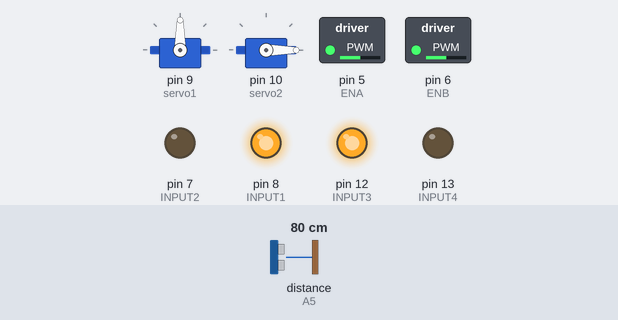
Simulated run of this sketch. Board: Arduino Uno, built with avr-gcc and run on an emulated ATmega328P. On the bench: 2 × servo, switched loads named in the sketch (green lamp = pin HIGH), output pins drawn as LEDs (lit = HIGH). Wiring (inferred from the names in the program): ultrasonic range finder: trigger A4; echo A5. Dashed ring = blinking. The test bench sets the inputs (shaded band); at power-on: distance to the obstacle (sensor on A5) 80 cm. The echo pulse lasts 58.3 µs per cm; pins used as bus, display or sensor lines are not drawn.

Above: at 5.1 s.
5.2 s: distance to the obstacle (sensor on A5) set to 29 cm
6.7 s: distance to the obstacle (sensor on A5) set to 24 cm
At 7.86 s:
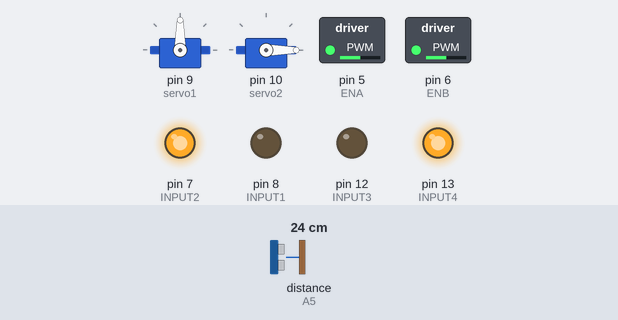
At 8.5 s:
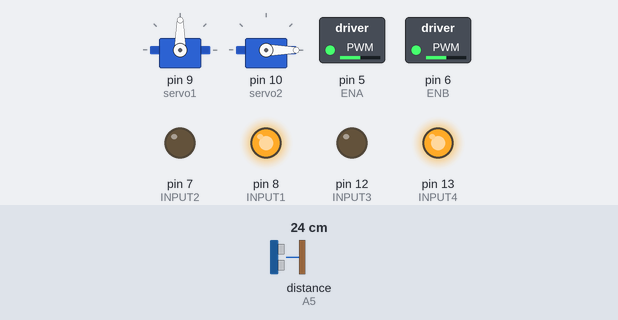
9.7 s: distance to the obstacle (sensor on A5) set to 2 cm
At 12.1 s:
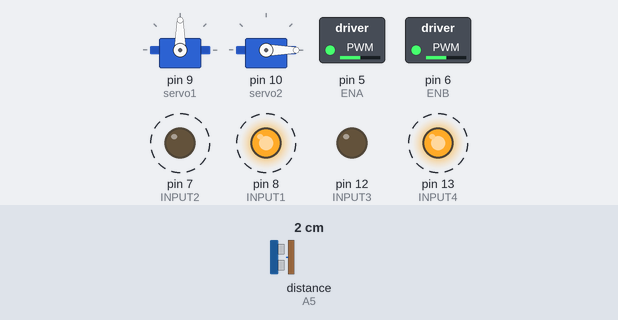
12.7 s: distance to the obstacle (sensor on A5) set to 4 cm
Timing chart, 0 to 16.7 s (numbered marks = the images above; inputs shaded):
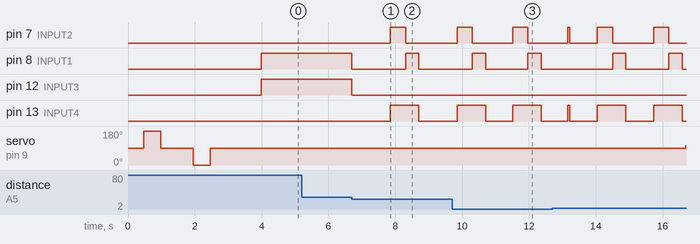

Measured:
- the behaviour switches between 26 and 25 cm on distance to the obstacle (sensor on A5) (found by bisection; images 0 and 1)
- after the input at 6.7 s, pin 7 (INPUT2): LOW → HIGH after 1.2 s, → LOW 0.45 s later; pin 8 (INPUT1): HIGH → LOW at once, → HIGH 1.6 s later, → LOW 0.40 s later; pin 12 (INPUT3): HIGH → LOW at once; pin 13 (INPUT4): LOW → HIGH after 1.2 s, → LOW 0.85 s later
- after the input at 12.7 s, servo on pin 9 (servo1): 90° → 103° after 4.0 s

The sketch:

mykuman_test.ino
```cpp
#include <Servo.h>
#include <Chrono.h>

int ENA = 5;
int ENB = 6;
int INPUT1 = 8;
int INPUT2 = 7;
int INPUT3 = 12;
int INPUT4 = 13;

int Echo = A5;
int Trig = A4;
float distance;
float lDistance;
float rDistance;

Servo servo1;
Servo servo2;
byte hAngle=90;
byte vAngle=0;
int pos = 0;    // variable to store the servo position

#define MOTOR_GO_FORWARD   {digitalWrite(INPUT1,HIGH);digitalWrite(INPUT2,LOW);digitalWrite(INPUT3,HIGH);digitalWrite(INPUT4,LOW);}
#define MOTOR_GO_BACK  {digitalWrite(INPUT1,LOW);digitalWrite(INPUT2,HIGH);digitalWrite(INPUT3,LOW);digitalWrite(INPUT4,HIGH);}
#define MOTOR_GO_LEFT    {digitalWrite(INPUT1,HIGH);digitalWrite(INPUT2,LOW);digitalWrite(INPUT3,LOW);digitalWrite(INPUT4,HIGH);}
#define MOTOR_GO_RIGHT   {digitalWrite(INPUT1,LOW);digitalWrite(INPUT2,HIGH);digitalWrite(INPUT3,HIGH);digitalWrite(INPUT4,LOW);}
#define MOTOR_GO_STOP   {digitalWrite(INPUT1,LOW);digitalWrite(INPUT2,LOW);digitalWrite(INPUT3,LOW);digitalWrite(INPUT4,LOW);}
#define HEAD_LEFT {for(hAngle;hAngle<=180;hAngle++){servo1.write(hAngle);delay(15);}}
#define HEAD_RIGHT {for(hAngle;hAngle>=0;hAngle--){servo1.write(hAngle);delay(15);}}
#define HEAD_CENTER {servo1.write(90);delay(500);hAngle=90;}

// Instantiate two Chronos
Chrono chronoMoveHead;
Chrono chronoGetDistance;
Chrono chronoMove;

void setup() {
  // put your setup code here, to run once:
  //Serial.begin(9600);
  pinMode(ENA,OUTPUT);
  pinMode(ENB,OUTPUT);
  pinMode(INPUT1,OUTPUT);
  pinMode(INPUT2,OUTPUT);
  pinMode(INPUT3,OUTPUT);
  pinMode(INPUT4,OUTPUT);
  analogWrite(ENB,128);
  analogWrite(ENA,128);

  pinMode(Echo,INPUT);
  pinMode(Trig,OUTPUT);

  servo1.attach(9);
  servo1.write(hAngle);
  servo2.attach(10);
  servo2.write(vAngle);
  headLeft();
  delay(500);
  HEAD_CENTER;
  headRight();
  delay(500);
  HEAD_CENTER;
  //headUp();
  delay(1000);
  headStraight();

  // READING DISTANCE A FEW TIMES TO GET LATER MORE ACCURATE MEASUREMENTS
  getDistance();
  getDistance();
  getDistance();
  getDistance();
}

void loop() {
  // put your main code here, to run repeatedly:

  getDistance();

  if ( distance <= 25 ) {
    MOTOR_GO_STOP;
    delay(100);
    headLeft();
    headRight();
    HEAD_CENTER;
    // beat inertia and stop faster
    MOTOR_GO_BACK;
    delay(50);
    MOTOR_GO_STOP;
    /*if ( lDistance > rDistance ) {
      MOTOR_GO_LEFT;
      delay(400);
      MOTOR_GO_STOP;
    } else {
      MOTOR_GO_RIGHT;
      delay(400);
      MOTOR_GO_STOP;
    }*/
    if ( lDistance >= rDistance && lDistance >= getDistance() ) {
      MOTOR_GO_BACK;
      delay(400);
      MOTOR_GO_STOP;
      MOTOR_GO_LEFT;
      delay(400);
      MOTOR_GO_STOP;
    } else if ( rDistance >= lDistance && rDistance >= getDistance() ) {
      MOTOR_GO_BACK;
      delay(400);
      MOTOR_GO_STOP;
      MOTOR_GO_RIGHT;
      delay(400);
      MOTOR_GO_STOP;
    } else {
      MOTOR_GO_FORWARD;
    }
  } else {
    MOTOR_GO_FORWARD;
  }

}

void headLeft() {
  lDistance = 1000000; //arbitrary big number
  float clDistance = 1000000; //arbitrary big number
  for (pos = hAngle; pos <= 180; pos ++) {
    servo1.write(pos);              // tell servo to go to position in variable 'pos'
    hAngle = pos;
    clDistance = getDistance();
    if ( pos >= 90 ) { // when the robot head is pointing to the left
      if ( clDistance < lDistance ) {
        lDistance = clDistance;
      }
    }
  }
}

void headRight() {
  rDistance = 1000000; //arbitrary big number
  float crDistance = 1000000; //arbitrary big number
  for (pos = hAngle; pos >= 0; pos --) {
    servo1.write(pos);              // tell servo to go to position in variable 'pos'
    hAngle = pos;
    crDistance = getDistance();
    if ( pos < 90 ) { // when robot head is pointing to the right
      if ( crDistance < rDistance ) {
        rDistance = crDistance;
      }
    }
  }
}

void headUp() {
  for (pos = vAngle; pos <= 65; pos ++) {
    servo2.write(pos);              // tell servo to go to position in variable 'pos'
    delay(5);                       // waits 5ms for the servo to reach the position
    vAngle = pos;
  }
}

void headDown() {
  for (pos = vAngle; pos >= 0; pos --) {
    servo2.write(pos);              // tell servo to go to position in variable 'pos'
    delay(5);                       // waits 5ms for the servo to reach the position
    vAngle = pos;
  }
}

void headStraight() {
  servo2.write(0);
  vAngle = 0;
}

char getDistance() {
    digitalWrite(Trig, LOW);
    delayMicroseconds(2);
    digitalWrite(Trig, HIGH);
    delayMicroseconds(10);
    digitalWrite(Trig, LOW);
    distance = pulseIn(Echo, HIGH);
    distance = distance/5.8/10;
    return distance;
}
```
